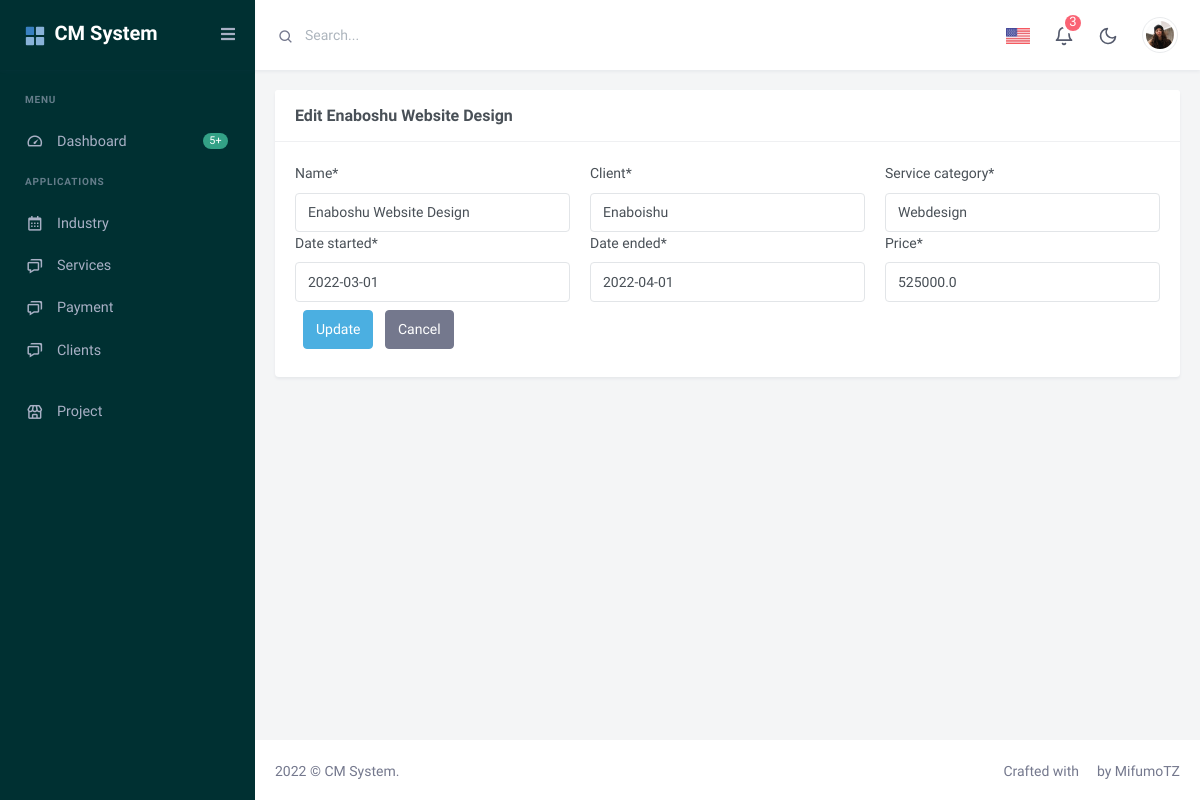
Page /project/6/update on the committed database.
### client/models.py (models this page shows, shortened)
class Project(models.Model):
    name= models.CharField(max_length = 150 ,null='True')
    client = models.ForeignKey(Client, on_delete=models.CASCADE, null=True)
    service_category = models.ForeignKey(ServicesCategory, on_delete=models.CASCADE, null=True)
    date_started = models.DateField(auto_now=False, auto_now_add=False, null=True)
    date_ended = models.DateField(auto_now=False, auto_now_add=False, null=True)
    date_expired = models.DateField(auto_now=False, auto_now_add=False, null=True)
    paid_status = models.CharField(max_length = 150, choices=PAID_CHOICES, default='Not Paid')
    Price = models.FloatField()

### client/views.py (the view)
class UpdateProject(UpdateView):
    model=Project
    template_name='project/updateform.html'
    fields='__all__'
    success_url=reverse_lazy('projects')

### client/models.py (called while the page is built)
    def __str__(self):
        return self.name

    def __str__(self):
        return self.name

### client/templates/project/updateform.html (shortened to what this page needs)
{% extends 'base.html' %}
{% load crispy_forms_tags %}
{% block content %}
<div class="row">
    <div class="col-lg-12">
        <div class="card">
            <div class="card-header">
                <h4 class="card-title mb-0">Edit  {{project.name}}</h4>
            </div>
            <div class="card-body">
                <div class="row">
                    <form action="" method="Post" class="forms-sample">
                        <div class="row">
                            <div class="form-group col-md-4">
                                {{ form.name|as_crispy_field }}
                           </div>
                           <div class="form-group col-md-4">
                            {{ form.client|as_crispy_field }}
                           </div>
                           <div class="form-group col-md-4">
                            {{ form.service_category|as_crispy_field }}
                           </div>
                           <div class="form-group col-md-4">
                            {{ form.date_started|as_crispy_field }}
                           </div>
                           <div class="form-group col-md-4">
                            {{ form.date_ended|as_crispy_field }}
                           </div>
                           <div class="form-group col-md-4">
                            {{ form.Price|as_crispy_field }}
                           </div>
                        </div>
                         <button type="submit" class="btn btn-info m-2">Update</button>
                         <a href="{% url 'projects' %}" class="btn btn-secondary">Cancel</a>
                      </form>
                </div>
            </div>
        </div>
    </div>
</div>
{% endblock  %}

### rows in the picture
Project: name "Enaboshu Website Design", client "Enaboishu", service_category "Webdesign", date_started "2022-03-01", date_ended "2022-04-01", Price "525000.0"
